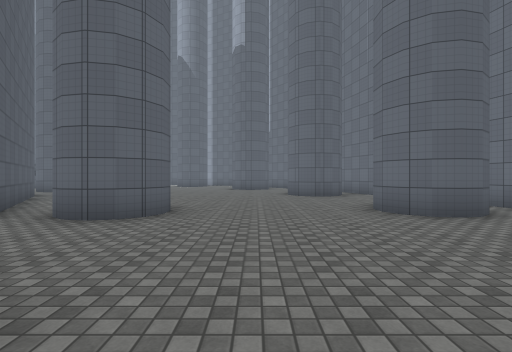
[1] (above)

21 first-person views from a walk through a scene from a Unity 3-D project. The camera is 1.4 m above the floor, looks level and sees 85° across. The floor is counted in squares, 2 m on a side. Each view is taken from the middle of a square. On the plan, view 1 faces up. The plan holds only what a view shows up to about 9 squares ahead; the rest is blank. The place goes on beyond the plan. The player is left out. Surface patterns are stand-ins for the level's own textures.

[2]
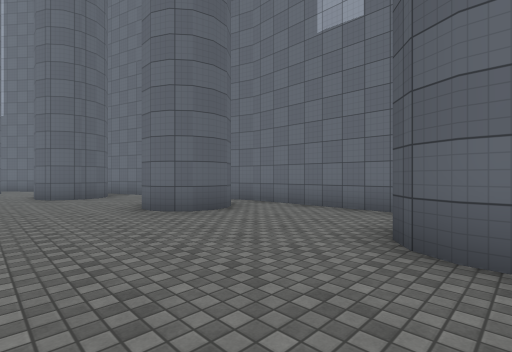

[3]
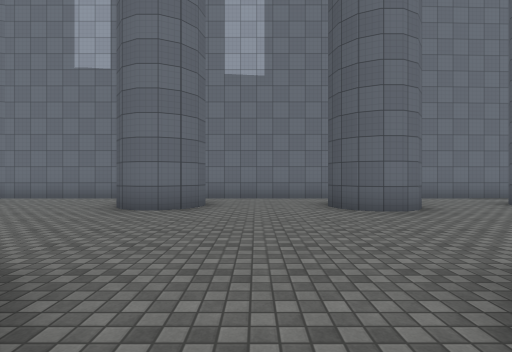

[4]
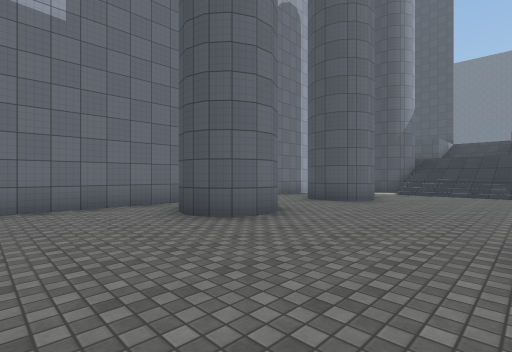

[5]
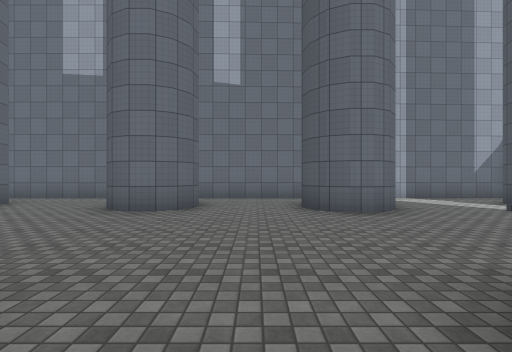

[6]
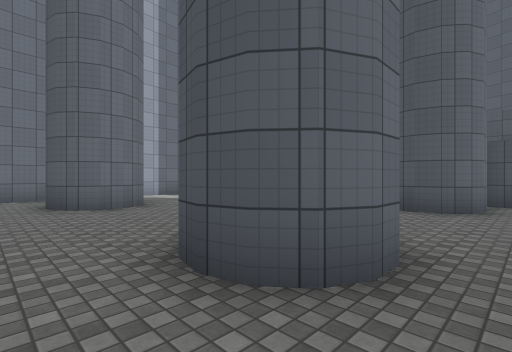

[7]
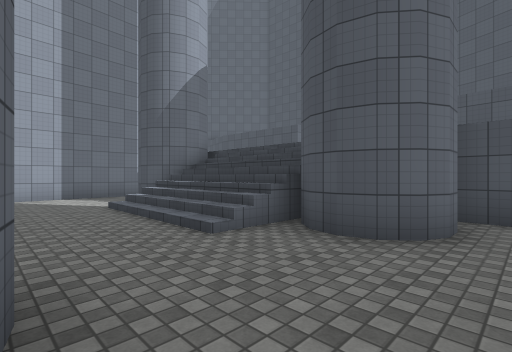

[8]
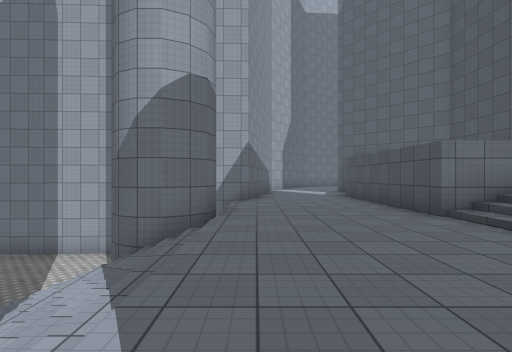

[9]
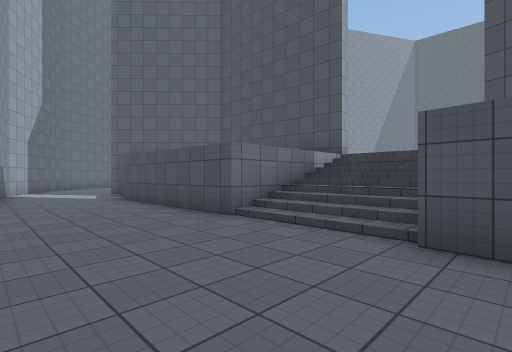

[10]
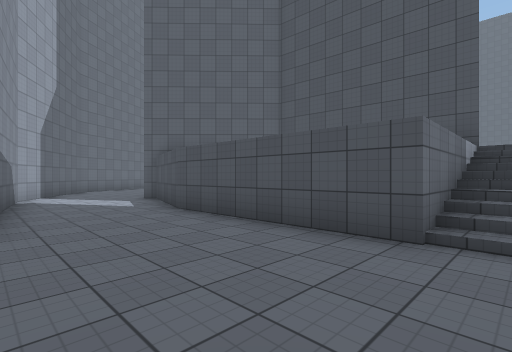

[11]
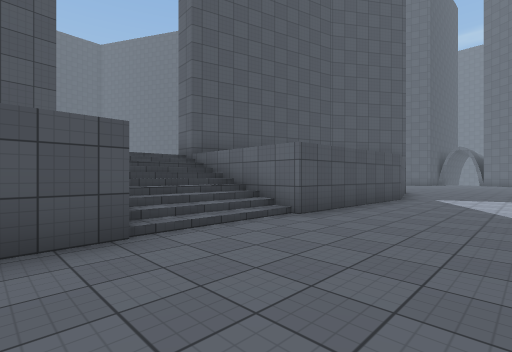

[12]
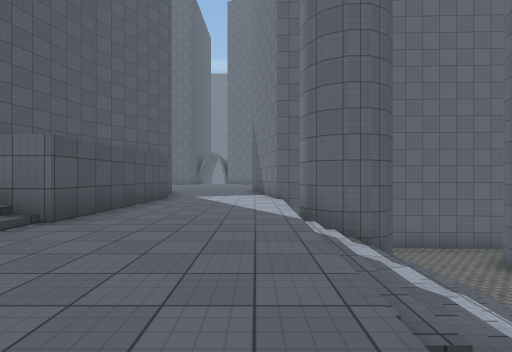

[13]
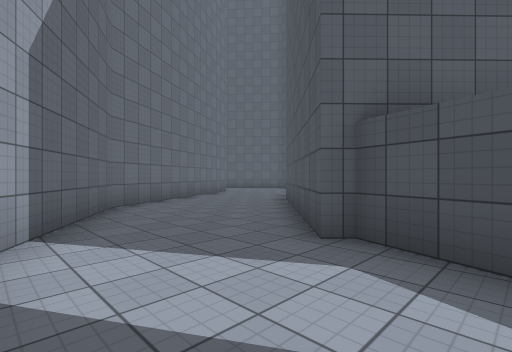

[14]
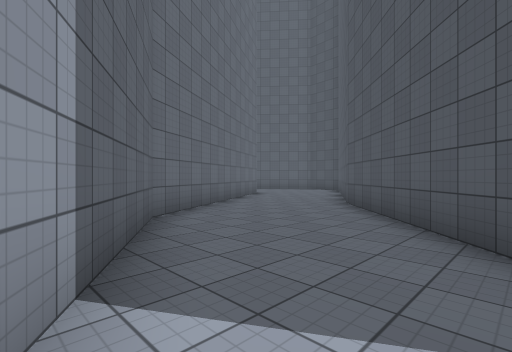

[15]
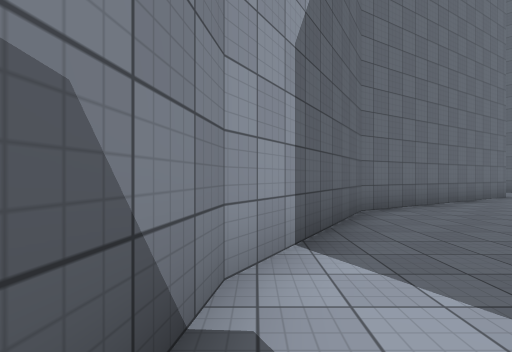

[16]
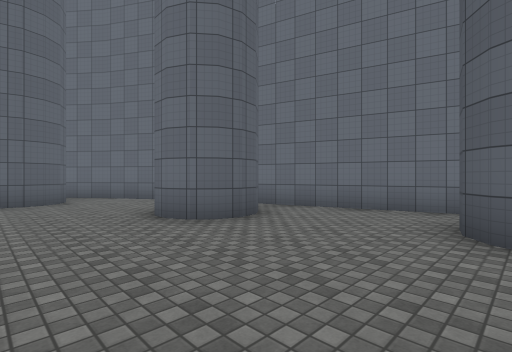

[17]
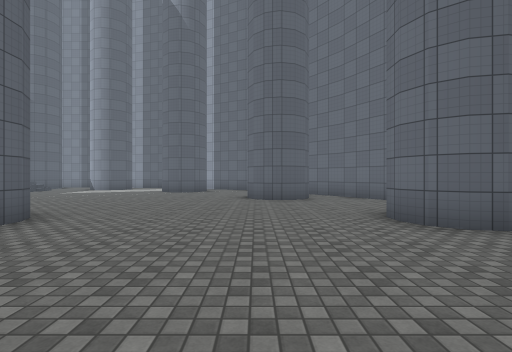

[18]
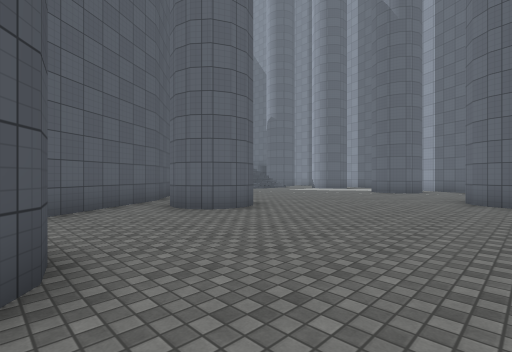

[19]
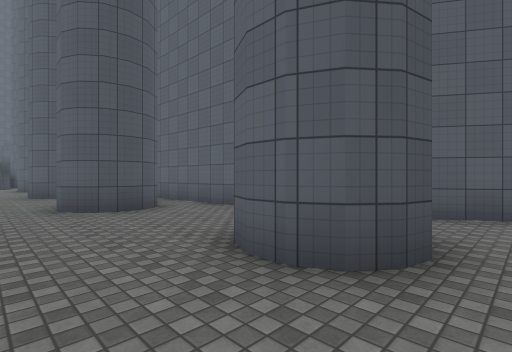

[20]
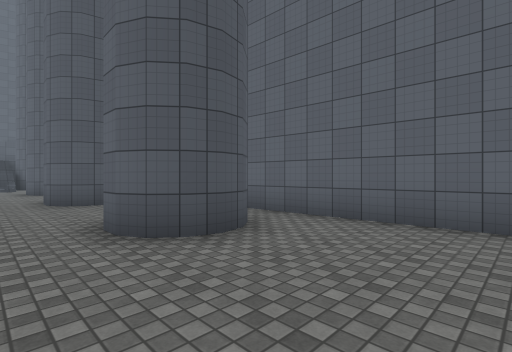

[21]
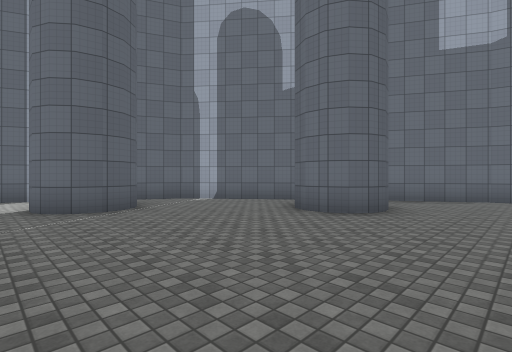

### Floor plan
Key: @ floor where view 1 was taken; # wall or solid block; x gap in a wall; . main floor; : floor 3 m higher than the main floor; / step, stairs or slope; ^ raised ledge.
Columns run from 6 left of view 1 to 19 right of it. Each row starts with its distance up from view 1.
 20 .. .##
 19 .##..##
 18 .##...##
 17 .......##
 16 .....# .##
 15 .....##..#
 14 .........##
 13 ..........#
 12 ..........#
 11  #......####
 10 ##......##.#
  9 #..........#
  8 ...........##
  7 #...........#
  6 #..##....# .#
  5 ##.##....##.#
  4  #..........#
  3  #..........#
  2  #..........#
  1  #.##....#  #
  0  #. #.@..##.#
 -1  ## ........#
 -2   #.........#
 -3     ........#
 -4     #....##.#
 -5     #....##.#
 -6     ........#
 -7   ..........#
 -8   ..........#
 -9  #.##....##.#
-10  #.##....#..#
-11  #..........#
-12  #...////...#
-13   ../////...#
-14   .##////##.#
-15  #//#////##.##
-16  ::::::::::::######
-17 ::::::::::::::::::###
-18 ::::::::::::::::::::###
-19  #####//:###::x ::::::#
-20      #///#     ###::::##
-21      ^////     ####::::##
-22  ###^ ///     ##  ##::::#
-23     ##///######    ##:::##
-24                     #::::#

Where each view was taken, in squares from view 1:
view 1: 0 up, 0 right, facing up
view 2: 0 up, 0 right, facing up-right
view 3: 2 down, 3 left, facing right
view 4: 1 down, 1 left, facing down-right
view 5: 7 down, 3 left, facing right
view 6: 7 down, 4 left, facing down-right
view 7: 10 down, 4 left, facing down-right
view 8: 16 down, 2 left, facing right
view 9: 16 down, 1 left, facing down-right
view 10: 16 down, 2 right, facing down-right
view 11: 16 down, 4 right, facing down-left
view 12: 16 down, 4 right, facing left
view 13: 17 down, 9 right, facing down-right
view 14: 17 down, 11 right, facing down-right
view 15: 17 down, 10 right, facing right
view 16: 6 up, 1 left, facing up-right
view 17: 6 up, 1 left, facing up
view 18: 6 up, 0 right, facing up-left
view 19: 7 up, 0 right, facing down-left
view 20: 4 up, 0 right, facing down-left
view 21: 12 up, 6 left, facing up-right
